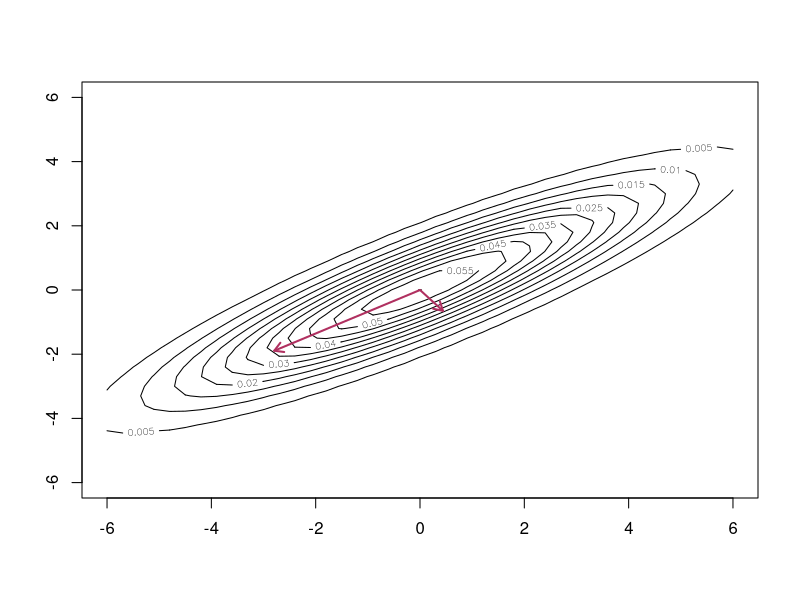

Reproduce this figure in R.
## ---- chunk 1
knitr::opts_chunk$set(echo = TRUE)
## ---- chunk 2
cov2cor_vc <- function(cov){
  # from: 
  # https://math.stackexchange.com/questions/186959/correlation-matrix-from-covariance-matrix
  D <- diag(sqrt(diag(cov)))
  cor <- solve(D) %*% cov %*% solve(D)
  cor
}
## ---- chunk 3
cov1 <- matrix(c(8,5,5,4), ncol=2)
cov2cor_vc(cov1)

# We see that if we use the "built-in" function from R we get the same
cov2cor(cov1)
## ---- chunk 4
bivariate_df_from_cov <- function(x1, x2, cov){
  # assumes mu = 0
  cor <- cov2cor_vc(cov)
  p12 <- cor[1,2]
  x1_stuff <- x1/(sqrt(cov[1,1]))
  x2_stuff <- x2/sqrt(cov[2,2])
  exp_stuff <- (1/(1-p12**2)) * ((x1_stuff**2) + (x2_stuff**2) - 2*p12*x1_stuff*x2_stuff)
  exp_stuff <- -exp_stuff/2
  
  pre_exp <- 1/(2*pi*sqrt(det(cov)))
  fx1x2 <- pre_exp * exp(exp_stuff)
  fx1x2
}
## ---- chunk 5
x1 <- seq(-10, 10, length=41)
x2 <- x1
z_vc <- outer(x1,x2,FUN = bivariate_df_from_cov, cov1) # calculating the density values
## ---- chunk 6
# Commented because I cannot plot it on pdf.
# library(plotly)
# plot_ly() %>% add_surface(x = x1, y = x2, z = t(z_vc))
## ---- chunk 7
mu1<-0 # setting the expected value of x1
mu2<-0 # setting the expected value of x2
s11 <- 8 # setting the variance of x1
s12 <- 5 # setting the covariance between x1 and x2
s22 <- 4 # setting the variance of x2
rho <- 5/sqrt(8*4) # setting the correlation coefficient between x1 and x2 
x1 <- seq(-10, 10, length=41) # generating the vector series x1
x2 <- x1 # copying x1 to x2

f<-function(x1,x2){
term1 <- 1/(2*pi*sqrt(s11*s22*(1-rho^2)))
term2 <- -1/(2*(1-rho^2))
term3 <- (x1-mu1)^2/s11
term4 <- (x2-mu2)^2/s22
term5 <- -2*rho*((x1-mu1)*(x2-mu2))/(sqrt(s11)*sqrt(s22))
term1*exp(term2*(term3+term4+term5))
} # setting up the function of the multivariate normal density >#
z <- outer(x1,x2,f) # calculating the density values

all.equal(z, z_vc)
## ---- chunk 8
V <- eigen(cov1)$vectors; D <- eigen(cov1)$values
a1 <- V[,1]
a2 <- V[,2]

t(a1)%*%cov1%*%a1
D[1]
t(a2)%*%cov1%*%a2
D[2]
## ---- chunk 9
x1 <- seq(-6, 6, length=41); x2 <- x1
z <- outer(x1, x2, FUN=bivariate_df_from_cov, cov1)

contour(x1,x2,z, nlevels=20)
arrows(0, 0,
       a1[1]*sqrt(D[1]),
       a1[2]*sqrt(D[1]),
       len=0.1,lwd=2,col="maroon")

arrows(0,0,
       a2[1]*sqrt(D[2]),
       a2[2]*sqrt(D[2]), 
       len=0.1,lwd=2,col="maroon")
